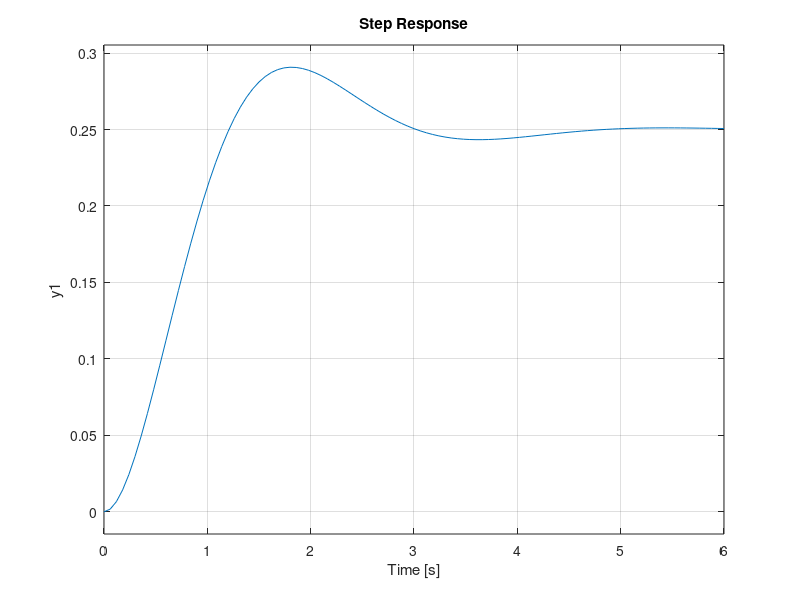
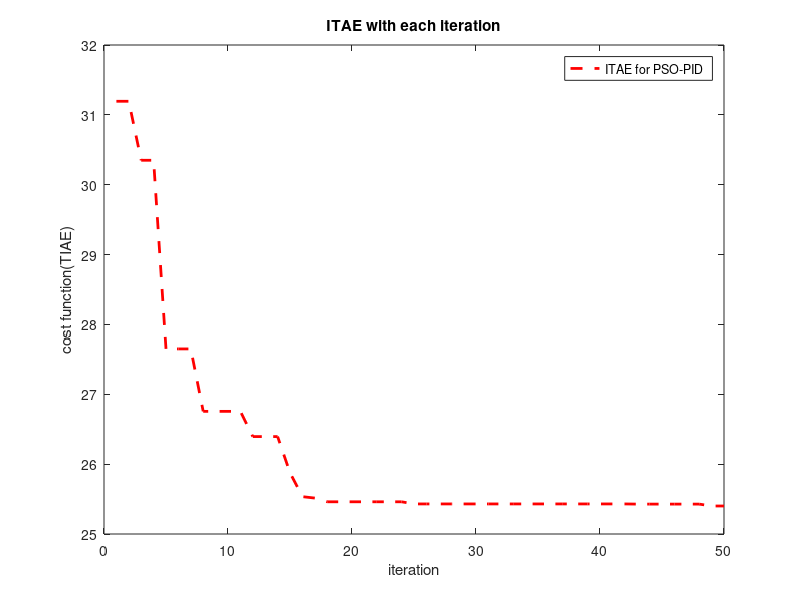

These figures' MATLAB source, in order:
clc; 
clear;
close all;

ns=[1];
ds=[1 2 3];
G=tf(ns,ds);
Gf=feedback(G,1);
step(Gf);
hold on


% Param PSO
c=2; w=0.7; particles=20; iteration=50; Var=3;

% search space
a=0;
b=30;

% optimization steps
c_cf=0;

% Initialization
for m=1:particles
    for n=1:Var
        v(m,n)=0;
        x(m,n)=a+rand*(b-a);
        xp(m,n)=x(m,n);
    end
    %Model param
    kp=x(m,1);
    ki=x(m,2);
    kd=x(m,3);
    
     %Model de simulation
    Gc=pid(kp,ki,kd);
    Gcf=feedback(Gc*G,1);
    y=step(Gcf);
    
    % TIAE (fonction on=bjectif)
    ff1=0;
    sim1=size(y);
    for m1=1:sim1
        ff1=ff1+((abs(y(m1)-1))*m1);
        end
    ITAE(m)=ff1;
end

% find best value
[Best_performance,location]=min(ITAE);
fg=Best_performance;
xg(1)=x(location,1);
xg(2)=x(location,2);
xg(3)=x(location,3);



for i=1:iteration

    for m=1:particles
        for n=1:Var
           v(m,n)=(w*v(m,n))+(c*rand*(xp(m,n)-x(m,n)))+(c*rand*(xg(n)-x(m,n)));
           x(m,n)=x(m,n)+v(m,n);
        end
        
        % chek bound
        for n=1:Var
            if x(m,n)<a
            x(m,n)=a;
            
            end
            if x(m,n)>b
               x(m,n)=b;
            end
        end
        %Model param
        kp=x(m,1);
        ki=x(m,2);
        kd=x(m,3);
        
        %Model de simulation
        Gc=pid(kp,ki,kd);
        Gcf=feedback(Gc*G,1);
        y=step(Gcf);
        
        
        % TIAE (fonction on=bjectif)
        ff1=0;
        sim1=size(y);
        for m1=1:sim1
            ff1=ff1+((abs(y(m1)-1))*m1);
        end
        ITAEp(m)=ff1;
        
        
        % compare Local
        if ITAEp(m)<ITAE(m)
            ITAE(m)=ITAEp(m);
            xp(m,1)=x(m,1);
            xp(m,2)=x(m,2);
            xp(m,3)=x(m,3);
        end
    
    end 
    
     [B_fg,location]=min(ITAE);
     
    %  compare global
    if B_fg<fg
        fg=B_fg;
        xg(1)=xp(location,1);
        xg(2)=xp(location,2);
        xg(3)=xp(location,3);
    end
    c_cf=c_cf+1;
    best_cf_ac(c_cf)=fg;

end

Min_ITAE=fg;
kp=xg(1)
ki=xg(2)
kd=xg(3)

Gc=pid(kp,ki,kd);
Gcf=feedback(Gc*G,1);
y=step(Gcf);

t_cf=1:c_cf;

figure
plot(t_cf,best_cf_ac,'r--','LineWidth',2),xlabel('iteration'),ylabel('cost function(TIAE)')
legend('ITAE for PSO-PID')
title('ITAE with each iteration')